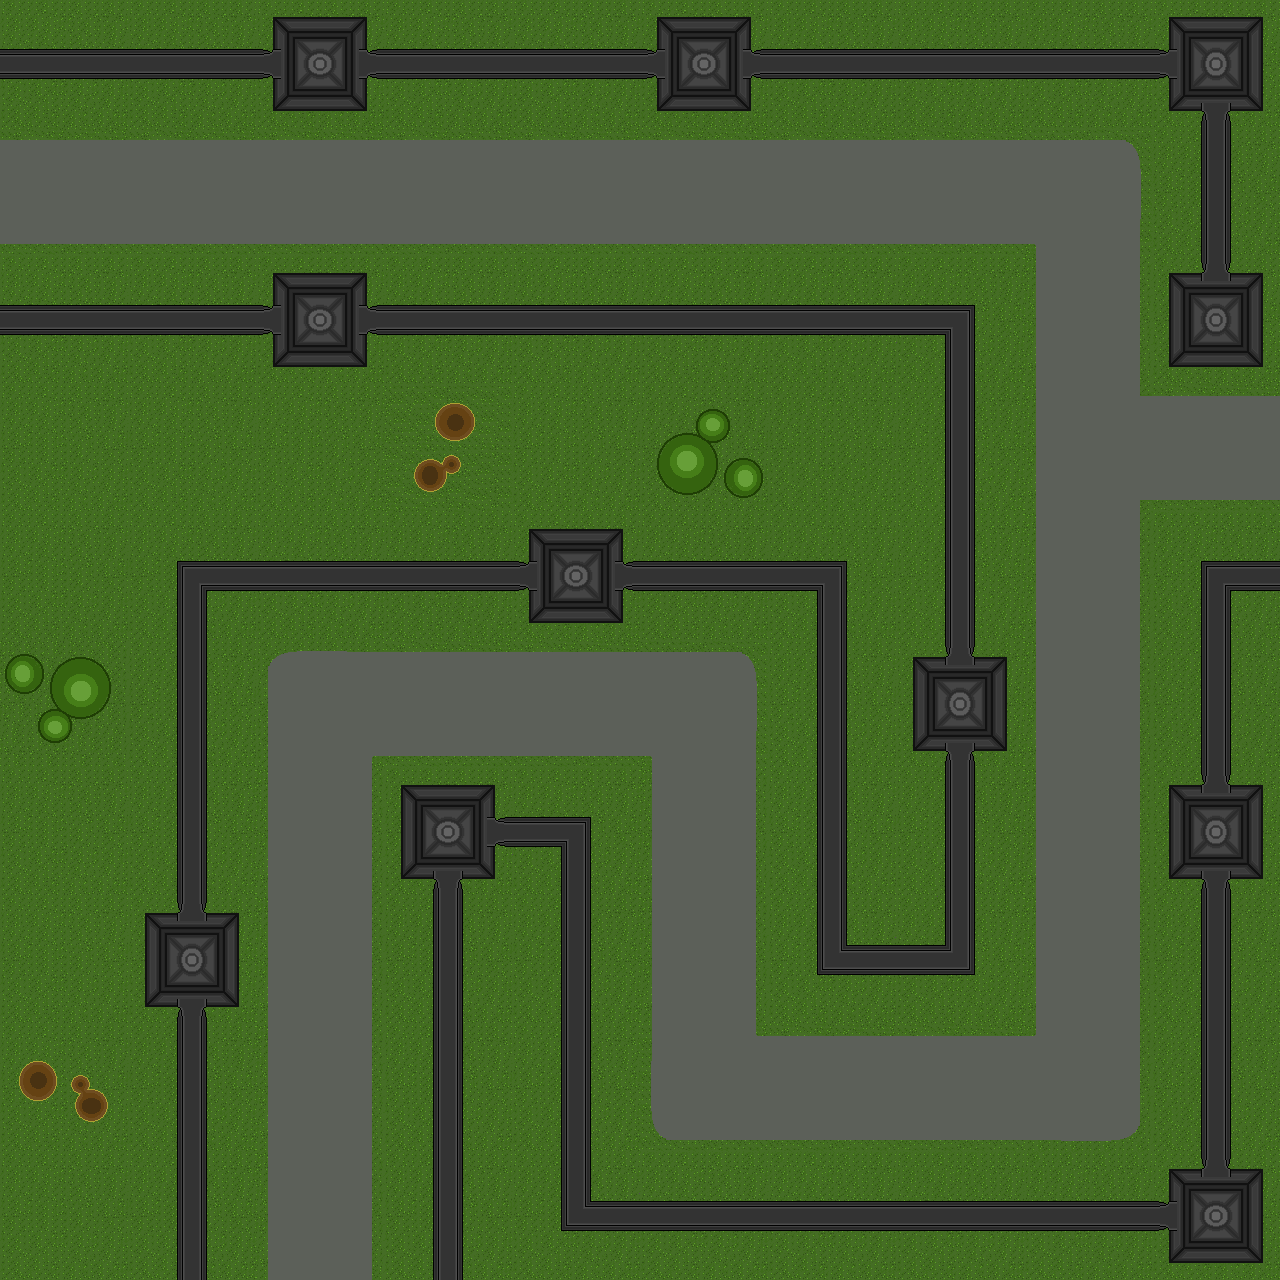

A 2D game scene composited from a Tiled map and its tileset images. What follows is a short description and the map's XML, with every tile layer's data as written:
An orthogonal 10x10 tile map with 128x128 px tiles, 2 tile layers (back, front), 2 tilesets.

<map version="1.5" tiledversion="1.6.0" orientation="orthogonal" renderorder="right-down" width="10" height="10" tilewidth="128" tileheight="128" infinite="0" nextlayerid="3" nextobjectid="1">
 <editorsettings>
  <export target="Map1.json" format="json" />
 </editorsettings>
 <tileset firstgid="1" name="terrain" tilewidth="128" tileheight="128" tilecount="6" columns="2">
  <image source="../DIY/TerrainSheet.png" width="256" height="384" />
 </tileset>
 <tileset firstgid="7" name="walls" tilewidth="128" tileheight="128" tilecount="12" columns="3">
  <image source="../DIY/walls.png" width="384" height="512" />
 </tileset>
 <layer id="1" name="back" width="10" height="10">
  <data encoding="csv">
3,3,3,3,3,3,3,3,3,3,
1,1,1,1,1,1,1,1,6,3,
3,3,3,3,3,3,3,3,1610612737,3,
3,3,3,2684354564,3,5,3,3,2,1,
3,3,3,3,3,3,3,3,1610612737,3,
3221225477,3,1610612742,1,1,6,3,3,1610612737,3,
3,3,1610612737,3,3,1610612737,3,3,1610612737,3,
3,3,1610612737,3,3,1610612737,3,3,1610612737,3,
4,3,1610612737,3,3,3221225478,1,1,2684354566,3,
3,3,1610612737,3,3,3,3,3,3,3
</data>
 </layer>
 <layer id="2" name="front" width="10" height="10">
  <data encoding="csv">
1610612749,1610612749,3221225481,1610612749,1610612749,3221225481,1610612749,1610612749,1610612749,1610612746,
0,0,0,0,0,0,0,0,0,13,
1610612749,1610612749,3221225481,1610612749,1610612749,1610612749,1610612749,1610612750,0,2684354568,
0,0,0,0,0,0,0,13,0,0,
0,3221225486,1610612749,1610612749,3221225481,1610612749,1610612750,13,0,3221225486,
0,13,0,0,0,0,13,1610612745,0,13,
0,13,0,3221225482,1610612750,0,13,13,0,1610612745,
0,1610612745,0,13,13,0,2684354574,14,0,13,
0,13,0,13,13,0,0,0,0,13,
0,13,0,13,2684354574,1610612749,1610612749,1610612749,1610612749,10
</data>
 </layer>
</map>